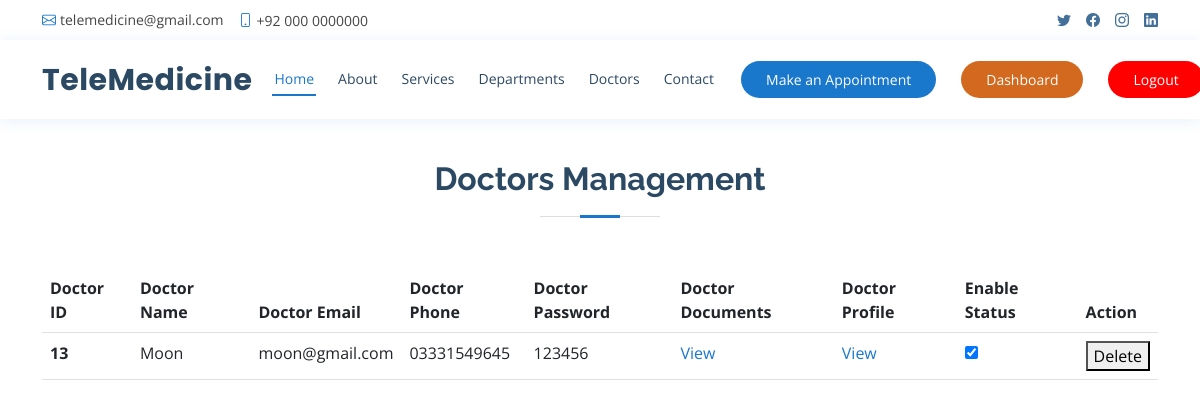
/admin/dashboard.php (signed in), run on the app's committed database.
### tables this page shows
CREATE TABLE `users` (
  `user_id` int(11) NOT NULL,
  `user_name` varchar(255) NOT NULL,
  `user_email` varchar(255) NOT NULL,
  `user_phone` varchar(255) NOT NULL,
  `user_password` varchar(255) NOT NULL,
  `user_status` varchar(255) NOT NULL DEFAULT '0',
  `user_role` varchar(255) NOT NULL,
  `user_created_at` timestamp NOT NULL DEFAULT current_timestamp()
);

### admin/dashboard.php (the view, shortened to what this page needs)
<?php include"header.php"; ?>
	<main id="main">
    <section id="appointment" class="appointment"  style="margin-top: 100px;">
      <div class="container">
        <div class="section-title">
          <h2>Doctors Management</h2>
        </div>
        <table class="table">
		  <thead>
			<tr>
			  <th scope="col">Doctor ID</th>
			  <th scope="col">Doctor Name</th>
			  <th scope="col">Doctor Email</th>
			  <th scope="col">Doctor Phone</th>
			  <th scope="col">Doctor Password</th>
			  <th scope="col">Doctor Documents</th>
			  <th scope="col">Doctor Profile</th>
			  <th scope="col">Enable Status</th>
			  <th scope="col">Action</th>
			</tr>
		  </thead>
		  <tbody>
			<?php
			include('../includes/connect.php');
			$checkemailsql="select * from users where user_role='0'";
			$result=mysqli_query($conn, $checkemailsql);
			$rowcount=mysqli_num_rows($result);
			if($rowcount>0){
			while($row = mysqli_fetch_array($result, MYSQLI_ASSOC)){
				$user_id=$row['user_id'];
			$checksql="select * from user_meta where user_id='$user_id'";
			$checksqlresult=mysqli_query($conn, $checksql);
			$checksqlresultrowcountrow = mysqli_fetch_array($checksqlresult, MYSQLI_ASSOC);
			?>
			<tr id="user<?php echo $row['user_id']; ?>">
			  <th scope="row"><?php echo $row['user_id']; ?></th>
			  <td><?php echo $row['user_name']; ?></td>
			  <td><?php echo $row['user_email']; ?></td>
			  <td><?php echo $row['user_phone']; ?></td>
			  <td><?php echo $row['user_password']; ?></td>
			  <td><a target="_blank" href="../includes/files/<?php echo $checksqlresultrowcountrow['documents_path']; ?>">View</a></td>
			  <td><a target="_blank" href="../doc-profile.php?doctor_id=<?php echo $row['user_id']; ?>&user_name=<?php echo $row['user_name']; ?> ">View</a></td>
			  <td>
			  <?php $status= $row['user_status'];
				if($status==0){
					?>
					<input type="checkbox" name="user_status" id="user_status<?php echo $row['user_id']; ?>" value='1' onclick="updatestatus(<?php echo $row['user_id']; ?>)" >
					<?php
				}else{
					?>
					<input type="checkbox" name="user_status" id="user_status<?php echo $row['user_id']; ?>" value='0' onclick="updatestatus(<?php echo $row['user_id']; ?>)" checked>
					<?php
				}
			  ?>
			  </td>
			  <td><button onclick="deleteuser(<?php echo $row['user_id']; ?>)">Delete</button></td>
			</tr>
			<?php
			}
			}else{
				?>
				<tr id="user<?php echo $row['user_id']; ?>">
					<td colspan="7" style="color:red; font-weight:bold">Records Not Found.</td>
				</tr>
				<?php
			}
			?>
		  </tbody>
		</table>
      </div>
    </section>
  </main>
</body>
</html>

### assets/css/style.css (style rules this page uses)
body { font-family: "Open Sans", sans-serif; color: #444444; }
a { color: #1977cc; text-decoration: none; }
h1, h2, h3, h4, h5, h6 { font-family: "Raleway", sans-serif; }
section { padding: 60px 0; overflow: hidden; }
.section-title { text-align: center; padding-bottom: 30px; }
.section-title h2 { font-size: 32px; font-weight: bold; margin-bottom: 20px; padding-bottom: 20px; position: relative; color: #2c4964; }
.section-title h2::before { content: ""; position: absolute; display: block; width: 120px; height: 1px; background: #ddd; bottom: 1px; left: calc(50% - 60px); }
.section-title h2::after { content: ""; position: absolute; display: block; width: 40px; height: 3px; background: #1977cc; bottom: 0; left: calc(50% - 20px); }

### data on the page
users: user_id "13", user_name "Moon", user_email "moon@gmail.com", user_phone "03331549645", user_password "123456"
